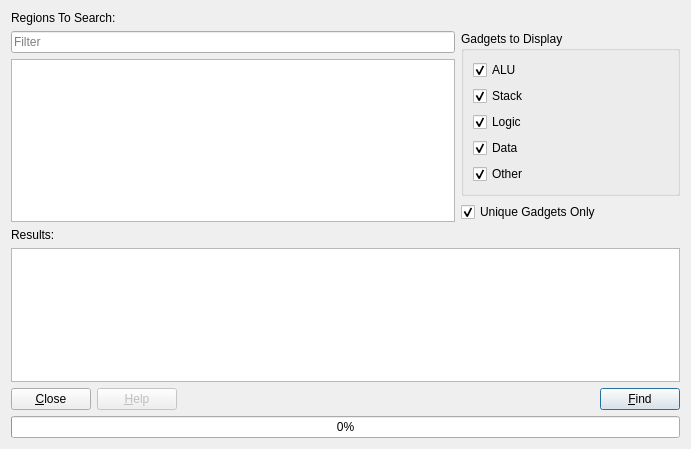
<?xml version="1.0" encoding="UTF-8"?>
<ui version="4.0">
 <author>Evan Teran</author>
 <class>ROPToolPlugin::DialogROPTool</class>
 <widget class="QDialog" name="DialogROPTool">
  <property name="geometry">
   <rect>
    <x>0</x>
    <y>0</y>
    <width>691</width>
    <height>449</height>
   </rect>
  </property>
  <property name="windowTitle">
   <string>ROP Gadget Search</string>
  </property>
  <layout class="QGridLayout" name="gridLayout">
   <item row="0" column="0" colspan="2">
    <widget class="QLabel" name="label">
     <property name="text">
      <string>Regions To Search:</string>
     </property>
    </widget>
   </item>
   <item row="1" column="2" rowspan="2">
    <widget class="QGroupBox" name="groupBox">
     <property name="title">
      <string>Gadgets to Display</string>
     </property>
     <layout class="QVBoxLayout" name="verticalLayout">
      <item>
       <widget class="QCheckBox" name="chkShowALU">
        <property name="text">
         <string>ALU</string>
        </property>
        <property name="checked">
         <bool>true</bool>
        </property>
       </widget>
      </item>
      <item>
       <widget class="QCheckBox" name="chkShowStack">
        <property name="text">
         <string>Stack</string>
        </property>
        <property name="checked">
         <bool>true</bool>
        </property>
       </widget>
      </item>
      <item>
       <widget class="QCheckBox" name="chkShowLogic">
        <property name="text">
         <string>Logic</string>
        </property>
        <property name="checked">
         <bool>true</bool>
        </property>
       </widget>
      </item>
      <item>
       <widget class="QCheckBox" name="chkShowData">
        <property name="text">
         <string>Data</string>
        </property>
        <property name="checked">
         <bool>true</bool>
        </property>
       </widget>
      </item>
      <item>
       <widget class="QCheckBox" name="chkShowOther">
        <property name="text">
         <string>Other</string>
        </property>
        <property name="checked">
         <bool>true</bool>
        </property>
       </widget>
      </item>
     </layout>
    </widget>
   </item>
   <item row="2" column="0" rowspan="2" colspan="2">
    <widget class="QTableView" name="tableView">
     <property name="font">
      <font>
       <family>Monospace</family>
      </font>
     </property>
     <property name="editTriggers">
      <set>QAbstractItemView::NoEditTriggers</set>
     </property>
     <property name="alternatingRowColors">
      <bool>true</bool>
     </property>
     <property name="selectionMode">
      <enum>QAbstractItemView::SingleSelection</enum>
     </property>
     <property name="selectionBehavior">
      <enum>QAbstractItemView::SelectRows</enum>
     </property>
     <property name="sortingEnabled">
      <bool>true</bool>
     </property>
     <attribute name="horizontalHeaderStretchLastSection">
      <bool>true</bool>
     </attribute>
    </widget>
   </item>
   <item row="3" column="2">
    <widget class="QCheckBox" name="checkUnique">
     <property name="text">
      <string>Unique Gadgets Only</string>
     </property>
     <property name="checked">
      <bool>true</bool>
     </property>
    </widget>
   </item>
   <item row="4" column="0">
    <widget class="QLabel" name="label_2">
     <property name="text">
      <string>Results:</string>
     </property>
    </widget>
   </item>
   <item row="5" column="0" colspan="3">
    <widget class="QListView" name="listView">
     <property name="font">
      <font>
       <family>Monospace</family>
      </font>
     </property>
     <property name="editTriggers">
      <set>QAbstractItemView::NoEditTriggers</set>
     </property>
     <property name="alternatingRowColors">
      <bool>true</bool>
     </property>
    </widget>
   </item>
   <item row="6" column="0" colspan="3">
    <layout class="QHBoxLayout">
     <property name="spacing">
      <number>6</number>
     </property>
     <item>
      <widget class="QPushButton" name="btnClose">
       <property name="text">
        <string>&amp;Close</string>
       </property>
       <property name="icon">
        <iconset theme="dialog-close">
         <normaloff>.</normaloff>.</iconset>
       </property>
      </widget>
     </item>
     <item>
      <widget class="QPushButton" name="btnHelp">
       <property name="enabled">
        <bool>false</bool>
       </property>
       <property name="text">
        <string>&amp;Help</string>
       </property>
       <property name="icon">
        <iconset theme="help-browser">
         <normaloff>.</normaloff>.</iconset>
       </property>
      </widget>
     </item>
     <item>
      <spacer>
       <property name="orientation">
        <enum>Qt::Horizontal</enum>
       </property>
       <property name="sizeHint" stdset="0">
        <size>
         <width>40</width>
         <height>20</height>
        </size>
       </property>
      </spacer>
     </item>
     <item>
      <widget class="QPushButton" name="btnFind">
       <property name="text">
        <string>&amp;Find</string>
       </property>
       <property name="icon">
        <iconset theme="edit-find">
         <normaloff>.</normaloff>.</iconset>
       </property>
       <property name="default">
        <bool>true</bool>
       </property>
      </widget>
     </item>
    </layout>
   </item>
   <item row="7" column="0" colspan="3">
    <widget class="QProgressBar" name="progressBar">
     <property name="value">
      <number>0</number>
     </property>
     <property name="orientation">
      <enum>Qt::Horizontal</enum>
     </property>
    </widget>
   </item>
   <item row="1" column="0" colspan="2">
    <widget class="QLineEdit" name="txtSearch">
     <property name="placeholderText">
      <string>Filter</string>
     </property>
     <property name="clearButtonEnabled">
      <bool>true</bool>
     </property>
    </widget>
   </item>
  </layout>
 </widget>
 <tabstops>
  <tabstop>txtSearch</tabstop>
  <tabstop>tableView</tabstop>
  <tabstop>listView</tabstop>
  <tabstop>btnClose</tabstop>
  <tabstop>btnHelp</tabstop>
  <tabstop>btnFind</tabstop>
 </tabstops>
 <resources/>
 <connections>
  <connection>
   <sender>btnClose</sender>
   <signal>clicked()</signal>
   <receiver>DialogROPTool</receiver>
   <slot>reject()</slot>
   <hints>
    <hint type="sourcelabel">
     <x>66</x>
     <y>422</y>
    </hint>
    <hint type="destinationlabel">
     <x>265</x>
     <y>468</y>
    </hint>
   </hints>
  </connection>
 </connections>
</ui>
